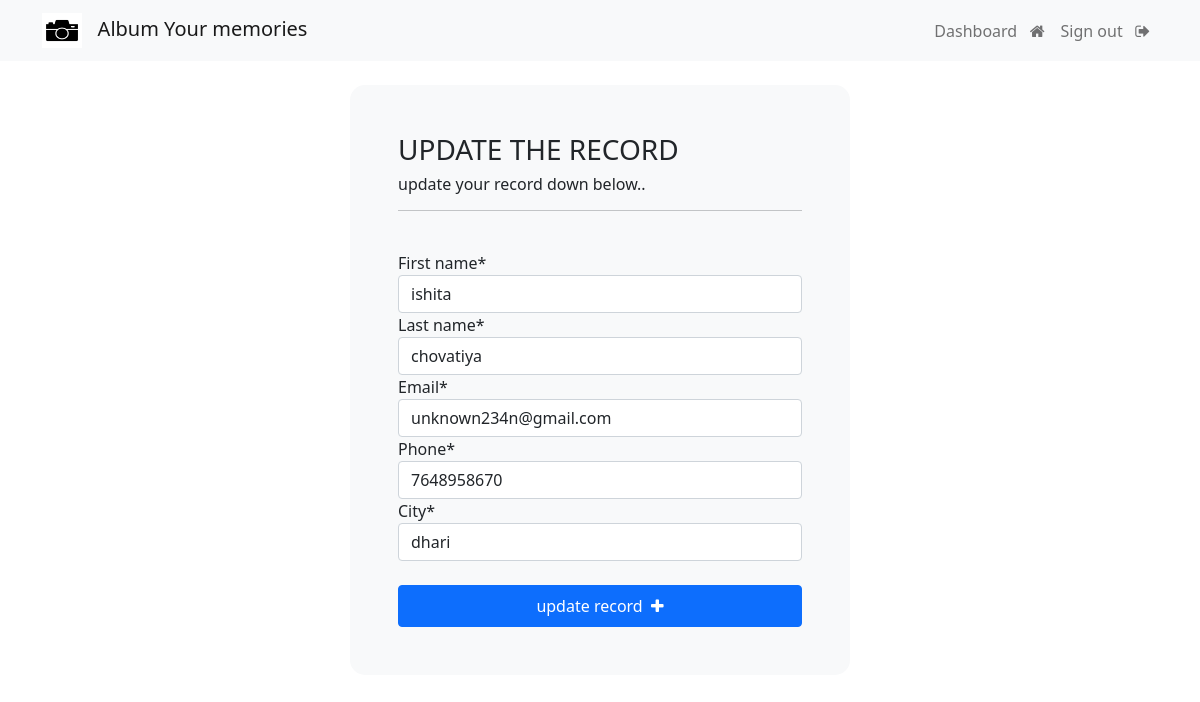
The page /update-record/7 (signed in) on the database its author committed.
### webapp/models.py (models this page shows, shortened)
class Record(models.Model):
    first_name = models.CharField(max_length=100)
    last_name = models.CharField(max_length=100)
    email = models.CharField(max_length = 255)
    phone=models.IntegerField()
    city = models.CharField(max_length=300)

### webapp/views.py (the view)
@login_required(login_url='my-login')
def update_record(request,pk):
    record = Record.objects.get(id=pk)
    form = UpdateRecordForm(instance=record)
    if request.method == 'POST':
        form = UpdateRecordForm(request.POST,instance=record)
        if form.is_valid():
            form.save()
            return redirect("dashboard")
    context = {'form':form}
    return render(request,'webapp/update-record.html',context=context)

### webapp/forms.py
class UpdateRecordForm(forms.ModelForm):
    class Meta:
        model = Record
        fields=['first_name','last_name','email','phone','city']

### templates/webapp/update-record.html (shortened to what this page needs)
{% extends 'webapp/base.html' %}
{% load crispy_forms_tags %}
{% load static %}
{% block content %}
<link rel="stylesheet" href="{% static 'css/style.css' %}">
<body>
    <div class="container bg-light shadow-md p-5 form-layout">
        <h3>UPDATE THE RECORD </h3>
        <h6>update your record down below..</h6>
        <hr>
        <br>
        <form action="" method="POST" autocomplete="off">
            {{form|crispy}}
            <br>
            <button type="submit" class="btn btn-primary w-100 btn-block p-2">update record &nbsp;<i class="fa fa-plus" aria-hidden="true"></i></button>
        </form>
    </div>
</body>
{% endblock %}

### static/css/style.css (style rules this page uses)
.form-layout { border-radius:15px; width:500px; }

### rows shown on the page
Record: first_name "ishita", last_name "chovatiya", email "unknown234n@gmail.com", phone "7648958670", city "dhari"
